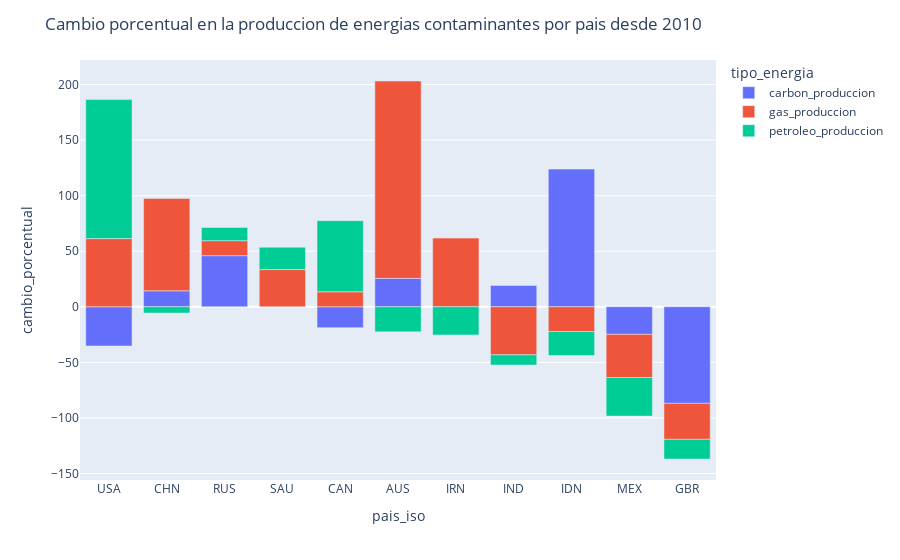

This figure's notebook cell:
### Code cell
# Intentan bajar el consumo. Pero siguen produciendo cada vez mas

data_pct_produccion = data_produccion.get_pct_change(2010, 2019)
fig = pct_plot(data_pct_produccion)
fig.update_layout(
    title='Cambio porcentual en la produccion de energias contaminantes por pais desde 2010'
)
fig.write_image('../plots/carbon_petroleo_gas/pct_contaminantes_produccion.png')
fig.show()

### Figure 1 — Plotly figure (JSON) as saved in the notebook; plotly's stock layout.template omitted (floating-point values rounded to 4 significant figures)
{"data": [{"alignmentgroup": "True", "hovertemplate": "tipo_energia=carbon_produccion<br>pais_iso=%{x}<br>cambio_porcentual=%{y}<extra></extra>", "legendgroup": "carbon_produccion", "marker": {"color": "#636efa", "pattern": {"shape": ""}}, "name": "carbon_produccion", "offsetgroup": "carbon_produccion", "orientation": "v", "showlegend": true, "textposition": "auto", "type": "bar", "x": ["USA", "CHN", "RUS", "SAU", "CAN", "AUS", "IRN", "IND", "IDN", "MEX", "GBR"], "xaxis": "x", "y": [-35.31, 14.39, 46.02, null, -18.79, 25.58, null, 19.13, 123.9, -24.81, -86.94], "yaxis": "y"}, {"alignmentgroup": "True", "hovertemplate": "tipo_energia=gas_produccion<br>pais_iso=%{x}<br>cambio_porcentual=%{y}<extra></extra>", "legendgroup": "gas_produccion", "marker": {"color": "#EF553B", "pattern": {"shape": ""}}, "name": "gas_produccion", "offsetgroup": "gas_produccion", "orientation": "v", "showlegend": true, "textposition": "auto", "type": "bar", "x": ["USA", "CHN", "RUS", "SAU", "CAN", "AUS", "IRN", "IND", "IDN", "MEX", "GBR"], "xaxis": "x", "y": [61.37, 83.07, 13.48, 33.47, 13.49, 177.7, 61.84, -43.27, -22.32, -38.85, -32.37], "yaxis": "y"}, {"alignmentgroup": "True", "hovertemplate": "tipo_energia=petroleo_produccion<br>pais_iso=%{x}<br>cambio_porcentual=%{y}<extra></extra>", "legendgroup": "petroleo_produccion", "marker": {"color": "#00cc96", "pattern": {"shape": ""}}, "name": "petroleo_produccion", "offsetgroup": "petroleo_produccion", "orientation": "v", "showlegend": true, "textposition": "auto", "type": "bar", "x": ["USA", "CHN", "RUS", "SAU", "CAN", "AUS", "IRN", "IND", "IDN", "MEX", "GBR"], "xaxis": "x", "y": [125.1, -5.61, 11.92, 20.13, 64.02, -22.54, -25.33, -9.17, -21.52, -34.75, -17.7], "yaxis": "y"}], "layout": {"barmode": "relative", "legend": {"title": {"text": "tipo_energia"}, "tracegroupgap": 0}, "margin": {"t": 60}, "title": {"text": "Cambio porcentual en la produccion de energias contaminantes por pais desde 2010"}, "xaxis": {"anchor": "y", "domain": [0, 1], "title": {"text": "pais_iso"}}, "yaxis": {"anchor": "x", "domain": [0, 1], "title": {"text": "cambio_porcentual"}}}}
